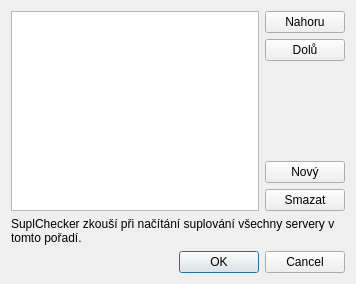
<?xml version="1.0" encoding="UTF-8"?>
<ui version="4.0">
 <class>ServersDialog</class>
 <widget class="QDialog" name="ServersDialog">
  <property name="geometry">
   <rect>
    <x>0</x>
    <y>0</y>
    <width>356</width>
    <height>284</height>
   </rect>
  </property>
  <property name="windowTitle">
   <string>Nastavení serverů</string>
  </property>
  <layout class="QGridLayout" name="gridLayout">
   <item row="0" column="0">
    <widget class="QListWidget" name="listWidget"/>
   </item>
   <item row="0" column="1">
    <layout class="QVBoxLayout" name="verticalLayout">
     <item>
      <widget class="QPushButton" name="nahoru">
       <property name="text">
        <string>Nahoru</string>
       </property>
       <property name="icon">
        <iconset resource="icons.qrc">
         <normaloff>:/icons/up.png</normaloff>:/icons/up.png</iconset>
       </property>
       <property name="iconSize">
        <size>
         <width>16</width>
         <height>16</height>
        </size>
       </property>
      </widget>
     </item>
     <item>
      <widget class="QPushButton" name="dolu">
       <property name="text">
        <string>Dolů</string>
       </property>
       <property name="icon">
        <iconset resource="icons.qrc">
         <normaloff>:/icons/down.png</normaloff>:/icons/down.png</iconset>
       </property>
       <property name="iconSize">
        <size>
         <width>16</width>
         <height>16</height>
        </size>
       </property>
      </widget>
     </item>
     <item>
      <spacer name="verticalSpacer">
       <property name="orientation">
        <enum>Qt::Vertical</enum>
       </property>
       <property name="sizeHint" stdset="0">
        <size>
         <width>20</width>
         <height>40</height>
        </size>
       </property>
      </spacer>
     </item>
     <item>
      <widget class="QPushButton" name="novy">
       <property name="text">
        <string>Nový</string>
       </property>
       <property name="icon">
        <iconset resource="icons.qrc">
         <normaloff>:/icons/new.png</normaloff>:/icons/new.png</iconset>
       </property>
       <property name="iconSize">
        <size>
         <width>16</width>
         <height>16</height>
        </size>
       </property>
      </widget>
     </item>
     <item>
      <widget class="QPushButton" name="smazat">
       <property name="text">
        <string>Smazat</string>
       </property>
       <property name="icon">
        <iconset resource="icons.qrc">
         <normaloff>:/icons/delete.png</normaloff>:/icons/delete.png</iconset>
       </property>
       <property name="iconSize">
        <size>
         <width>16</width>
         <height>16</height>
        </size>
       </property>
      </widget>
     </item>
    </layout>
   </item>
   <item row="1" column="0" colspan="2">
    <widget class="QLabel" name="label">
     <property name="text">
      <string>SuplChecker zkouší při načítání suplování všechny servery v tomto pořadí.</string>
     </property>
     <property name="wordWrap">
      <bool>true</bool>
     </property>
    </widget>
   </item>
   <item row="2" column="0" colspan="2">
    <widget class="QDialogButtonBox" name="buttonBox">
     <property name="orientation">
      <enum>Qt::Horizontal</enum>
     </property>
     <property name="standardButtons">
      <set>QDialogButtonBox::Cancel|QDialogButtonBox::Ok</set>
     </property>
    </widget>
   </item>
  </layout>
 </widget>
 <resources>
  <include location="icons.qrc"/>
 </resources>
 <connections>
  <connection>
   <sender>buttonBox</sender>
   <signal>accepted()</signal>
   <receiver>ServersDialog</receiver>
   <slot>accept()</slot>
   <hints>
    <hint type="sourcelabel">
     <x>248</x>
     <y>254</y>
    </hint>
    <hint type="destinationlabel">
     <x>157</x>
     <y>274</y>
    </hint>
   </hints>
  </connection>
  <connection>
   <sender>buttonBox</sender>
   <signal>rejected()</signal>
   <receiver>ServersDialog</receiver>
   <slot>reject()</slot>
   <hints>
    <hint type="sourcelabel">
     <x>316</x>
     <y>260</y>
    </hint>
    <hint type="destinationlabel">
     <x>286</x>
     <y>274</y>
    </hint>
   </hints>
  </connection>
 </connections>
</ui>
